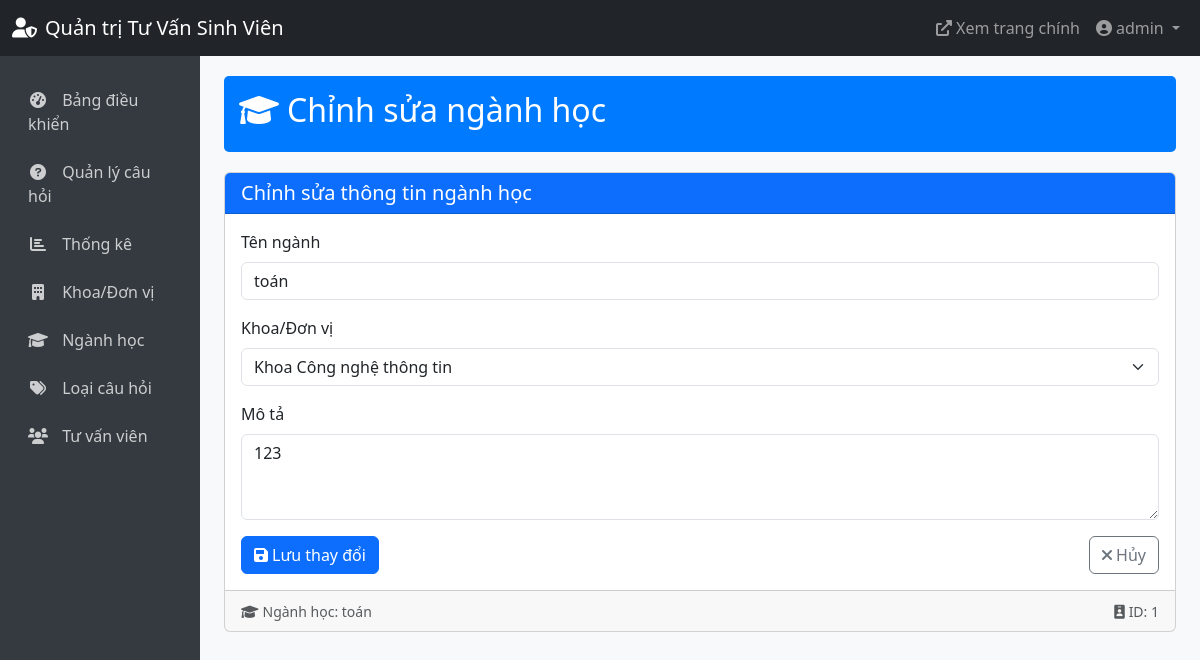
The app's page /admin-panel/majors/1/edit/ (signed in) with its own data.
### accounts/models.py (models this page shows)
class CustomUser(AbstractUser):
    USER_TYPE_CHOICES = (
        ('student', 'Sinh viên'),
        ('alumni', 'Cựu sinh viên'),
        ('parent', 'Phụ huynh'),
        ('high_school', 'Học sinh phổ thông'),
    )
    user_type = models.CharField(max_length=20, choices=USER_TYPE_CHOICES)
    student_id = models.CharField(max_length=20, blank=True, null=True)
    graduation_year = models.IntegerField(blank=True, null=True)  # Cho cựu sinh viên
    phone_number = models.CharField(max_length=15, blank=True, null=True)  # Cho phụ huynh
    grade = models.CharField(max_length=10, blank=True, null=True)  # Cho học sinh phổ thông

### questions/models.py (models this page shows, shortened)
class Major(models.Model):
    name = models.CharField(max_length=100, verbose_name="Tên ngành")
    department = models.ForeignKey(Department, on_delete=models.CASCADE, verbose_name="Khoa/Đơn vị")
    description = models.TextField(blank=True, verbose_name="Mô tả")
    class Meta:
        verbose_name = "Ngành học"
        verbose_name_plural = "Ngành học"

### admin_panel/views.py (the view)
# urls.py: path('majors/<int:pk>/edit/', views.edit_major, name='edit_major'),
@login_required
def edit_major(request, pk):
    if not is_advisor(request.user):
        messages.error(request, 'Bạn không có quyền truy cập trang quản trị.')
        return redirect('home')
    try:
        advisor = AdvisorProfile.objects.get(user=request.user)
        if advisor.role != 'admin':
            messages.error(request, 'Bạn không có quyền quản lý danh mục.')
            return redirect('admin_dashboard')
    except AdvisorProfile.DoesNotExist:
        messages.error(request, 'Bạn không có quyền truy cập trang quản trị.')
        return redirect('home')
    major = get_object_or_404(Major, pk=pk)
    if request.method == 'POST':
        form = MajorForm(request.POST, instance=major)
        if form.is_valid():
            form.save()
            messages.success(request, 'Cập nhật ngành học thành công!')
            return redirect('manage_majors')
    else:
        form = MajorForm(instance=major)
    return render(request, 'admin_panel/edit_major.html', {
        'form': form,
        'major': major
    })

### admin_panel/forms.py
class MajorForm(forms.ModelForm):
    class Meta:
        model = Major
        fields = ['name', 'department', 'description']
        widgets = {
            'description': forms.Textarea(attrs={'rows': 3}),
        }

### admin_panel/views.py (called while the page is built)
def is_advisor(user):
    try:
        advisor = AdvisorProfile.objects.get(user=user)
        return True
    except AdvisorProfile.DoesNotExist:
        return False

### questions/models.py (called while the page is built)
    def __str__(self):
        return self.name

### templates/admin_panel/edit_major.html (shortened to what this page needs)
{% extends 'admin_panel/base_admin.html' %}
{% load widget_tweaks %}
{% block content %}
<div class="admin-header">
    <h2><i class="fas fa-graduation-cap me-2"></i>Chỉnh sửa ngành học</h2>
</div>
<div class="card">
    <div class="card-header bg-primary text-white">
        <h5 class="mb-0">Chỉnh sửa thông tin ngành học</h5>
    </div>
    <div class="card-body">
        <form method="post">
            <div class="mb-3">
                <label for="{{ form.name.id_for_label }}" class="form-label">{{ form.name.label }}</label>
                {{ form.name|add_class:"form-control" }}
            </div>
            <div class="mb-3">
                <label for="{{ form.department.id_for_label }}" class="form-label">{{ form.department.label }}</label>
                {{ form.department|add_class:"form-select" }}
            </div>
            <div class="mb-3">
                <label for="{{ form.description.id_for_label }}" class="form-label">{{ form.description.label }}</label>
                {{ form.description|add_class:"form-control" }}
            </div>
            <div class="d-flex justify-content-between">
                <button type="submit" class="btn btn-primary">
                    <i class="fas fa-save me-1"></i>Lưu thay đổi
                </button>
                <a href="{% url 'manage_majors' %}" class="btn btn-outline-secondary">
                    <i class="fas fa-times me-1"></i>Hủy
                </a>
            </div>
        </form>
    </div>
    <div class="card-footer">
        <div class="d-flex justify-content-between text-muted">
            <div>
                <small><i class="fas fa-graduation-cap me-1"></i>Ngành học: {{ major.name }}</small>
            </div>
            <div>
                <small><i class="fas fa-id-badge me-1"></i>ID: {{ major.id }}</small>
            </div>
        </div>
    </div>
</div>
{% endblock %}

### templates/admin_panel/base_admin.html (shortened to what this page needs)
<!DOCTYPE html>
<html lang="vi">
<head>
    <link href="https://cdn.jsdelivr.net/npm/bootstrap@5.3.0/dist/css/bootstrap.min.css" rel="stylesheet">
    <link rel="stylesheet" href="https://cdnjs.cloudflare.com/ajax/libs/font-awesome/6.0.0/css/all.min.css">
</head>
<body>
    <nav class="navbar navbar-expand-lg navbar-dark bg-dark">
        <div class="container-fluid">
            <a class="navbar-brand" href="{% url 'admin_dashboard' %}">
                <i class="fas fa-user-shield me-2"></i>Quản trị Tư Vấn Sinh Viên
            </a>
            <div class="collapse navbar-collapse" id="navbarAdmin">
                <ul class="navbar-nav ms-auto">
                    <li class="nav-item">
                        <a class="nav-link" href="{% url 'home' %}" target="_blank">
                            <i class="fas fa-external-link-alt me-1"></i>Xem trang chính
                        </a>
                    </li>
                    <li class="nav-item dropdown">
                        <a class="nav-link dropdown-toggle" href="#" id="navbarDropdown" role="button" data-bs-toggle="dropdown">
                            <i class="fas fa-user-circle me-1"></i>{{ user.get_full_name|default:user.username }}
                        </a>
                    </li>
                </ul>
            </div>
        </div>
    </nav>
    <div class="container-fluid">
        <div class="row">
            <div class="col-md-3 col-lg-2 d-md-block admin-sidebar collapse">
                <div class="position-sticky">
                    <ul class="nav flex-column">
                        <li class="nav-item">
                            <a class="nav-link {% if request.resolver_match.url_name == 'admin_dashboard' %}active{% endif %}" href="{% url 'admin_dashboard' %}">
                                <i class="fas fa-tachometer-alt"></i> Bảng điều khiển
                            </a>
                        </li>
                        <li class="nav-item">
                            <a class="nav-link {% if request.resolver_match.url_name == 'manage_questions' %}active{% endif %}" href="{% url 'manage_questions' %}">
                                <i class="fas fa-question-circle"></i> Quản lý câu hỏi
                            </a>
                        </li>
                        {% if user.advisorprofile.role == 'admin' %}
                        <li class="nav-item">
                            <a class="nav-link {% if request.resolver_match.url_name == 'statistics_dashboard' %}active{% endif %}" href="{% url 'statistics_dashboard' %}">
                                <i class="fas fa-chart-bar"></i> Thống kê
                            </a>
                        </li>
                        <li class="nav-item">
                            <a class="nav-link {% if request.resolver_match.url_name == 'manage_departments' %}active{% endif %}" href="{% url 'manage_departments' %}">
                                <i class="fas fa-building"></i> Khoa/Đơn vị
                            </a>
                        </li>
                        <li class="nav-item">
                            <a class="nav-link {% if request.resolver_match.url_name == 'manage_majors' %}active{% endif %}" href="{% url 'manage_majors' %}">
                                <i class="fas fa-graduation-cap"></i> Ngành học
                            </a>
                        </li>
                        <li class="nav-item">
                            <a class="nav-link {% if request.resolver_match.url_name == 'manage_categories' %}active{% endif %}" href="{% url 'manage_categories' %}">
                                <i class="fas fa-tags"></i> Loại câu hỏi
                            </a>
                        </li>
                        <li class="nav-item">
                            <a class="nav-link {% if request.resolver_match.url_name == 'manage_advisors' %}active{% endif %}" href="{% url 'manage_advisors' %}">
                                <i class="fas fa-users"></i> Tư vấn viên
                            </a>
                        </li>
                        {% endif %}
                    </ul>
                </div>
            </div>
            <main class="col-md-9 ms-sm-auto col-lg-10 px-md-4 admin-content">
                {% block content %}{% endblock %}
            </main>
        </div>
    </div>
</body>
</html>

### templates/admin_panel/base_admin.html (style rules this page uses)
body { background-color: #f8f9fa; }
.admin-sidebar { min-height: calc(100vh - 56px); background-color: #343a40; padding-top: 20px; }
.admin-sidebar .nav-link { color: rgba(255, 255, 255, 0.75); border-radius: 0; padding: 0.75rem 1rem; }
.admin-sidebar .nav-link i { margin-right: 10px; width: 20px; text-align: center; }
.admin-content { padding: 20px; }
.admin-header { background-color: #007bff; color: white; padding: 15px; margin-bottom: 20px; border-radius: 5px; }

### records on screen
CustomUser: get_full_name "admin"
Major: name "toán", department "Khoa Công nghệ thông tin", description "123", id "1"
